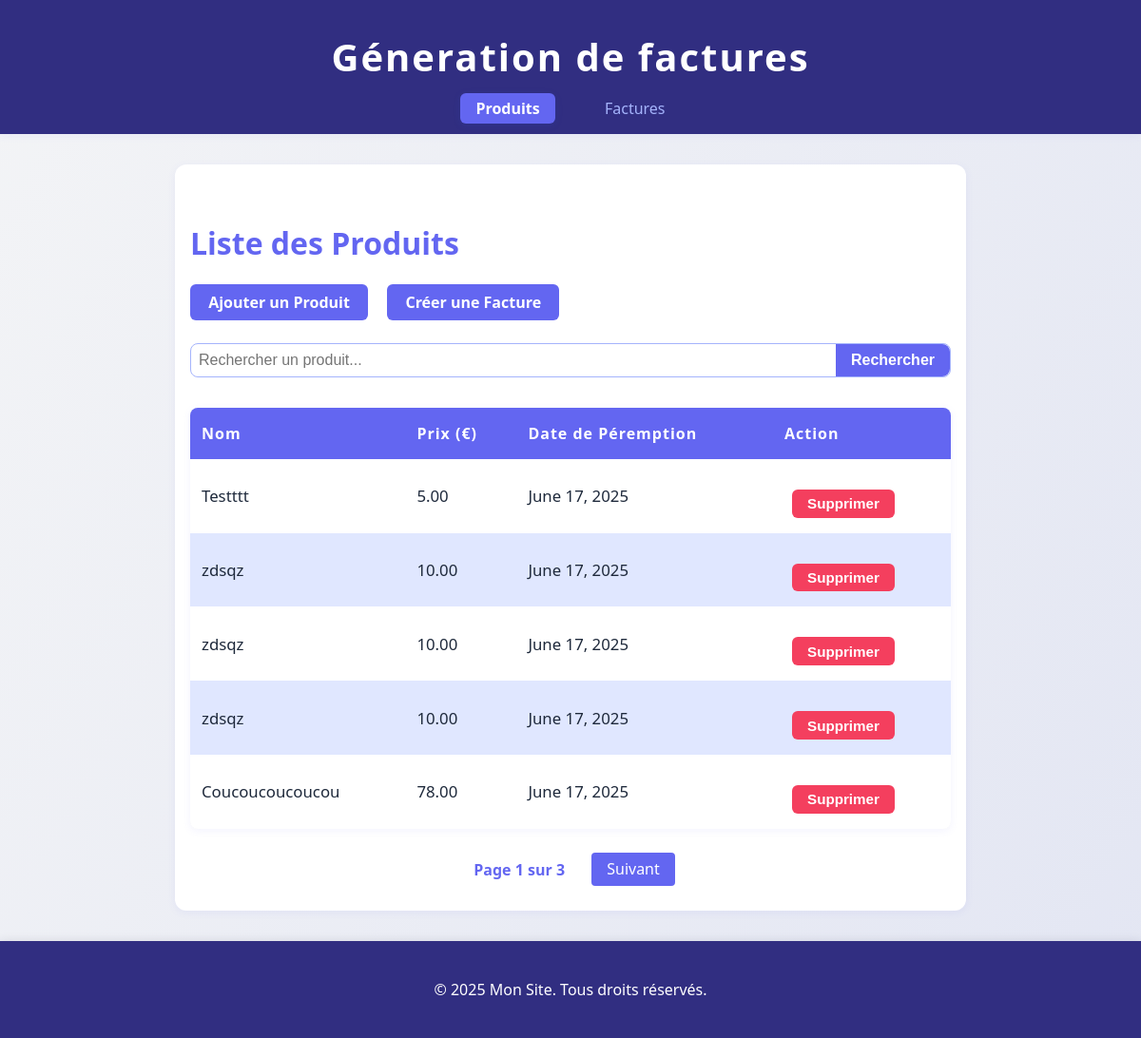
Page /produits/ on the earlier database version.
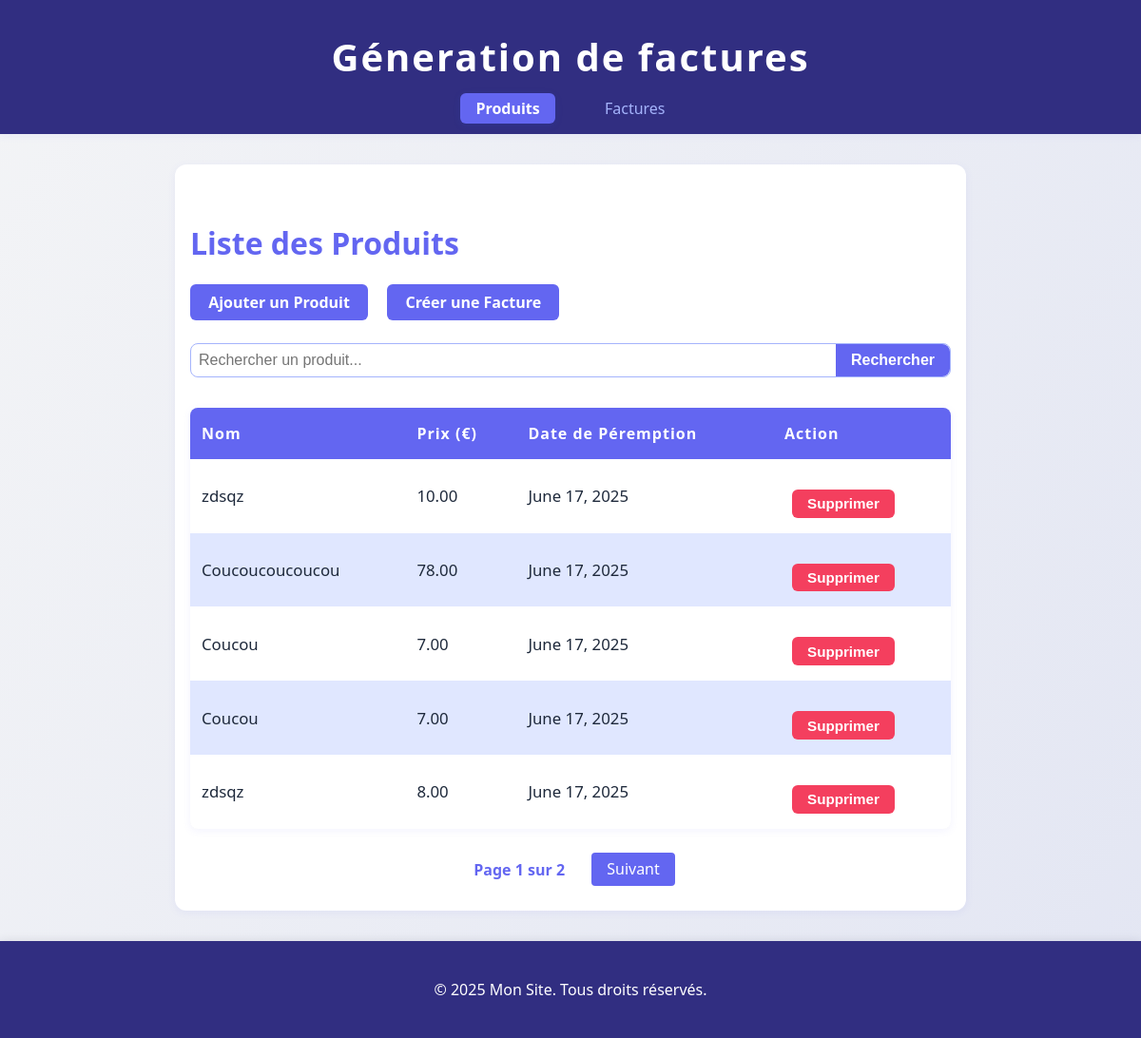
Same page on the later database version.
### produits/models.py (models this page shows, shortened)
class Produit(models.Model):
    nom = models.CharField(max_length=100)
    prix = models.DecimalField(max_digits=10, decimal_places=2)
    date_peremption = models.DateField()

### produits/views.py (the view)
# urls.py: path('', liste_produits, name='liste_produits'),
def liste_produits(request):
	query = request.GET.get('q', '')
	produit_list = Produit.objects.all().order_by('date_peremption')
	if query:
		produit_list = produit_list.filter(nom__icontains=query)
	for produit in produit_list:
		print(f"{produit.nom} - date_peremption: {produit.date_peremption}")
	paginator = Paginator(produit_list, 5)
	page_number = request.GET.get('page')
	page_obj = paginator.get_page(page_number)
	return render(request, 'produits/liste_produits.html', {'page_obj': page_obj})

### produits/templates/produits/liste_produits.html (shortened to what this page needs)
{% extends "base.html" %}
{% block content %}
<h1>Liste des Produits</h1>
<a href="{% url 'add_produit' %}" class="btn-ajouter">Ajouter un Produit</a>
<a href="{% url 'creer_facture' %}" class="btn-ajouter" style="margin-left: 1rem;">Créer une Facture</a>
<form method="get" class="search-bar" style="margin-bottom: 1.5rem;">
    <input type="text" name="q" placeholder="Rechercher un produit..." value="{{ request.GET.q }}" />
    <button type="submit">Rechercher</button>
</form>
<table class="table-produits">
    <thead>
        <tr>
            <th>Nom</th>
            <th>Prix (€)</th>
            <th>Date de Péremption</th>
            <th>Action</th>
        </tr>
    </thead>
    <tbody>
    {% for produit in page_obj %}
        <tr class="row-clickable" data-id="{{ produit.id }}" data-nom="{{ produit.nom }}" data-prix="{{ produit.prix }}" data-date="{{ produit.date_peremption|date:"Y-m-d" }}">
            <td>{{ produit.nom }}</td>
            <td>{{ produit.prix }}</td>
            <td>{{ produit.date_peremption  }}</td>
            <td>
                <form method="post" action="{% url 'delete_produit' produit.id %}" style="display:inline;">
                    <button type="submit" class="btn-delete" onclick="return confirm('Supprimer ce produit ?');">Supprimer</button>
                </form>
            </td>
        </tr>
    {% empty %}
        <tr>
            <td colspan="4">Aucun produit disponible.</td>
        </tr>
    {% endfor %}
    </tbody>
</table>
<div class="pagination">
    <span>Page {{ page_obj.number }} sur {{ page_obj.paginator.num_pages }}</span>
    {% if page_obj.has_next %}
        <a href="?page={{ page_obj.next_page_number }}">Suivant</a>
    {% endif %}
</div>
{% endblock %}

Differences in the rows shown:
no longer on this page (row edited): Produit: nom "Testttt", prix "5.00", date_peremption "June 17, 2025"
removed Produit: nom "zdsqz", prix "10.00", date_peremption "June 17, 2025"
removed Produit: nom "zdsqz", prix "10.00", date_peremption "June 17, 2025"
now on this page (row unchanged): Produit: nom "Coucou", prix "7.00", date_peremption "June 17, 2025"
now on this page (row unchanged): Produit: nom "Coucou", prix "7.00", date_peremption "June 17, 2025"
now on this page (row unchanged): Produit: nom "zdsqz", prix "8.00", date_peremption "June 17, 2025"
Other differences:
{{ page_obj.paginator.num_pages }}: "3" → "2"
